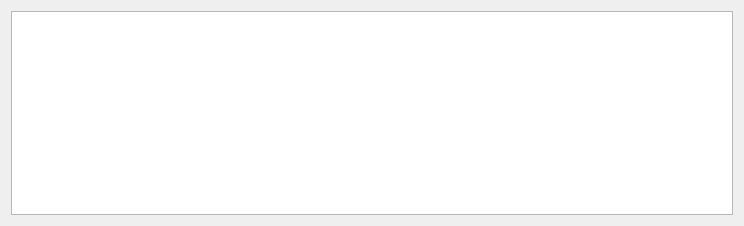
<?xml version="1.0" encoding="UTF-8"?>
<ui version="4.0">
 <class>EntropyDialog</class>
 <widget class="QDialog" name="EntropyDialog">
  <property name="geometry">
   <rect>
    <x>0</x>
    <y>0</y>
    <width>744</width>
    <height>226</height>
   </rect>
  </property>
  <property name="windowTitle">
   <string>Entropy</string>
  </property>
  <property name="windowIcon">
   <iconset resource="../../resource.qrc">
    <normaloff>:/icons/images/entropy.png</normaloff>:/icons/images/entropy.png</iconset>
  </property>
  <layout class="QVBoxLayout" name="verticalLayout">
   <item>
    <widget class="QEntropyView" name="entropyView"/>
   </item>
  </layout>
 </widget>
 <customwidgets>
  <customwidget>
   <class>QEntropyView</class>
   <extends>QGraphicsView</extends>
   <header>QEntropyView\QEntropyView.h</header>
  </customwidget>
 </customwidgets>
 <resources>
  <include location="../../resource.qrc"/>
 </resources>
 <connections/>
</ui>
